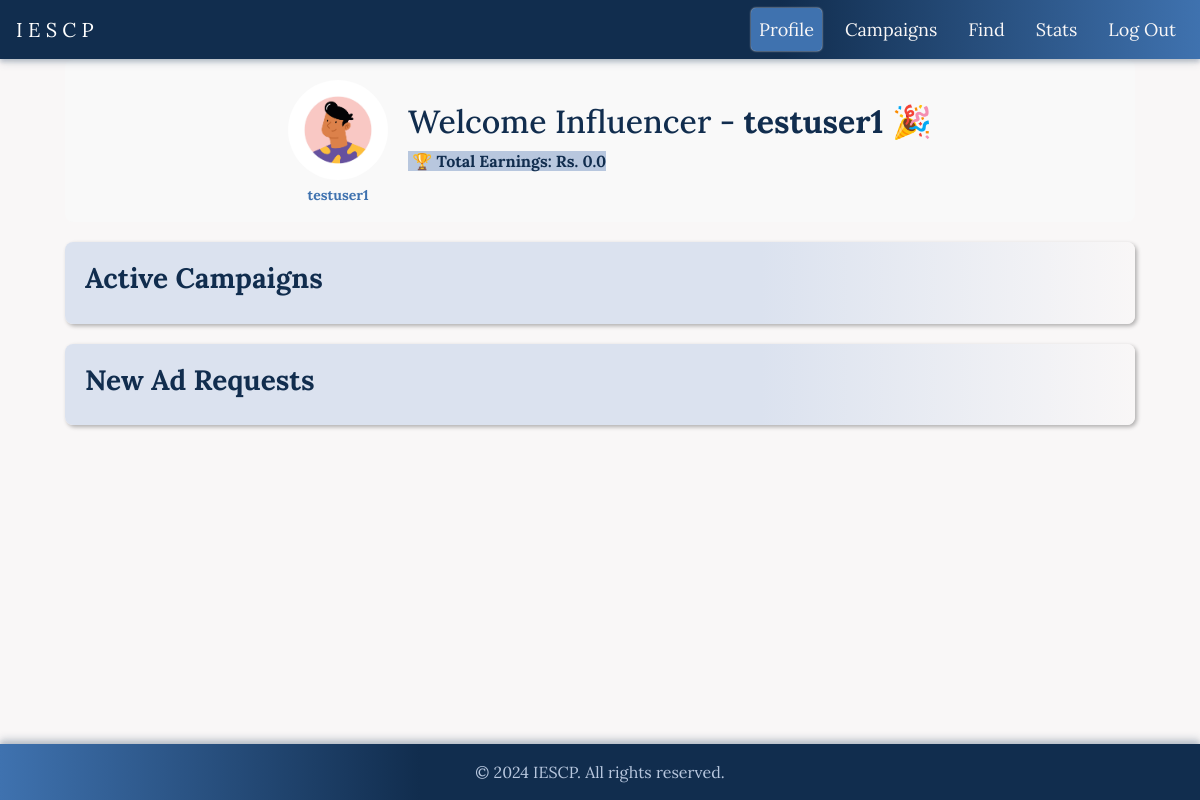
The app's page /influencer/dashboard (signed in), older data.
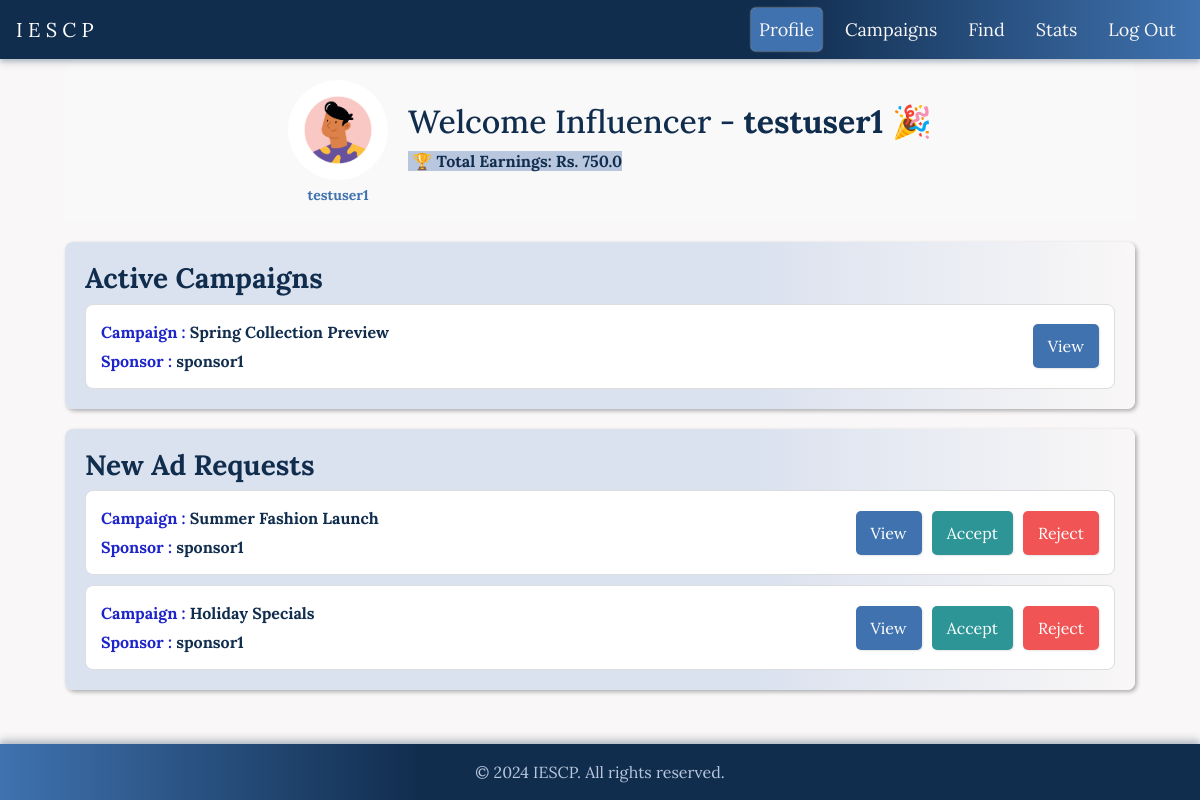
The same page, newer data.
### app/models.py (models this page shows, shortened)
class User(db.Model):
    id = db.Column(db.Integer, primary_key=True)
    username = db.Column(db.String(64), unique=True, nullable=False)
    email = db.Column(db.String(120), unique=True, nullable=False)
    password_hash = db.Column(db.String(128))
    role = db.Column(db.String(64), nullable=False)  # 'admin', 'sponsor', 'influencer'
    campaigns = db.relationship('Campaign', backref='sponsor', lazy=True)
    ad_requests = db.relationship('AdRequest', backref='influencer', lazy=True)

class AdRequest(db.Model):
    id = db.Column(db.Integer, primary_key=True)
    campaign_id = db.Column(db.Integer, db.ForeignKey('campaign.id'), nullable=False)
    influencer_id = db.Column(db.Integer, db.ForeignKey('user.id'), nullable=False)
    messages = db.Column(db.Text, nullable=True)
    requirements = db.Column(db.Text, nullable=False)
    payment_amount = db.Column(db.Float, nullable=False)
    status = db.Column(db.String(10), nullable=False)  # 'Pending', 'Accepted', 'Rejected'

class Campaign(db.Model):
    id = db.Column(db.Integer, primary_key=True)
    name = db.Column(db.String(64), nullable=False)
    description = db.Column(db.Text, nullable=False)
    start_date = db.Column(db.DateTime, default=datetime.utcnow)
    end_date = db.Column(db.DateTime)
    budget = db.Column(db.Float, nullable=False)
    visibility = db.Column(db.String(10), nullable=False)  # 'public' or 'private'
    goals = db.Column(db.Text, nullable=False)
    sponsor_id = db.Column(db.Integer, db.ForeignKey('user.id'), nullable=False)
    ad_requests = db.relationship('AdRequest', backref='campaign', lazy=True)

### app/routes.py (the view)
@app.route('/influencer/dashboard')
def influencer_dashboard():
    user_id = session.get('user_id')  # Assuming user_id is stored in session after login
    user = User.query.get(user_id)
    if not user or user.role != 'influencer':
        return redirect(url_for('login'))
    ad_requests = db.session.query(
        AdRequest, Campaign, User.username.label('sponsor_name')
    ).join(Campaign, AdRequest.campaign_id == Campaign.id
    ).join(User, Campaign.sponsor_id == User.id
    ).filter(
        AdRequest.influencer_id == user_id
    ).all()
    active_campaigns = []
    campaign_requests = []
    completed = []
    current_date = datetime.utcnow()
    for ad_request, campaign, sponsor_name in ad_requests:
        if ad_request.status in ['Accepted']:
            active_campaigns.append((ad_request, campaign, sponsor_name))
        if ad_request.status in ['Pending']:
            campaign_requests.append((ad_request, campaign, sponsor_name))
        else:
            completed.append((ad_request, campaign, sponsor_name))
    total_earnings = db.session.query(db.func.sum(AdRequest.payment_amount)).filter_by(
        influencer_id=user_id,
        status='Completed'
    ).scalar() or 0.0
    return render_template('influencer_dashboard.html',
                           username=user.username,
                           active_campaigns=active_campaigns,
                           campaign_requests=campaign_requests,
                           total_earnings=total_earnings,
                           title='Influencer Dashboard',
                           active_page='profile')

### app/templates/influencer_dashboard.html (shortened to what this page needs)
{% extends "navbar_after_login.html" %}
{% block styles %}
  <link rel="stylesheet" href="{{ url_for('static', filename='/css/influencer_dashboard.css') }}">
{% endblock %}
{% block content %}
<div class="dashboard">
    <div class="profile-section">
        <div class="avatar-container">
            <div class="avatar">
                <img src="{{ url_for('static', filename='/images/influencer.jpg') }}" alt="Profile">
            </div>
            <p class="role-tag"><a href="#" id="profile-link" data-toggle="modal" data-target="#profileModal" data-user_id="{{session['user_id']}}"><b>{{username}}</b></a></p>
        </div>
        <div class="welcome-text">
            <h2>Welcome Influencer - <b>{{username}}</b> <span class="party-popper">🎉</span></h2>
            <div class="earnings-box">
                <p><span class="highlight">&nbsp;🏆 Total Earnings: <b>Rs. {{ total_earnings }} </span></b></p>
            </div>
        </div>
    </div>
    <div class="campaign-section">
        <h3>Active Campaigns</h3>
        <div class="campaign-list">
            {% for ad_request, campaign, sponsor_name in active_campaigns %}
                <div class="campaign-tab">
                    <div class="campaign-info">
                        <span><strong style="color:#1D24CA">Campaign : </strong> <b>{{ campaign.name }}</b></span>
                        <span><strong style="color:#1D24CA">Sponsor : </strong> <b>{{ sponsor_name }}</b></span>
                    </div>
                    <div class="campaign-actions">
                        <button class="btn btn-view" data-toggle="modal" data-target="#campaignModal"
                                data-campaign-name="{{ campaign.name }}"
                                data-sponsor-name="{{sponsor_name}}"
                                data-campaign-description="{{ campaign.description }}"
                                data-campaign-requirements="{{ ad_request.requirements }}"
                                data-campaign-payment="{{ ad_request.payment_amount }}"
                                data-campaign-status="{{ ad_request.status }}"
                                data-campaign-messages="{{ ad_request.messages }}">View</button>
                    </div>
                </div>
            {% endfor %}
        </div>
    </div>
    <div class="request-section">
        <h3>New Ad Requests</h3>
        <div class="request-list">
            {% for ad_request, campaign, sponsor_name in campaign_requests %}
                <div class="request-tab">
                    <div class="request-info">
                        <span><strong style="color:#1D24CA">Campaign : </strong> <b>{{ campaign.name }}</b></span>
                        <span><strong style="color:#1D24CA">Sponsor : </strong> <b>{{ sponsor_name }}</b></span>
                    </div>
                    <div class="request-actions">
                        <button class="btn btn-view" data-toggle="modal" data-target="#adModal"
                                data-campaign-name="{{ campaign.name }}"
                                data-sponsor-name="{{sponsor_name}}"
                                data-campaign-description="{{ campaign.description }}"
                                data-campaign-requirements="{{ ad_request.requirements }}"
                                data-campaign-payment="{{ ad_request.payment_amount }}">View</button>
                        <button class="btn btn-accept" data-ad-request-id="{{ ad_request.id }}">Accept</button>
                        <button class="btn btn-reject" data-ad-request-id="{{ ad_request.id }}">Reject</button>
                    </div>
                </div>
            {% endfor %}
        </div>
    </div>
</div>
{% endblock %}

### app/templates/navbar_after_login.html (shortened to what this page needs)
<!doctype html>
<html lang="en">
  <head>
    <link rel="stylesheet" href="https://stackpath.bootstrapcdn.com/bootstrap/4.3.1/css/bootstrap.min.css">
    <link rel="stylesheet" href="{{ url_for('static', filename='css/styles.css') }}">
    <link rel="stylesheet" href="{{ url_for('static', filename='/css/navbar_styles.css') }}">
    {% block styles %}{% endblock %}
  </head>
  <body>
    <nav class="navbar navbar-expand-md navbar-dark">
        <a class="navbar-brand" href="/">I E S C P</a>
        <div class="collapse navbar-collapse" id="navbarCollapse">
            <ul class="navbar-nav ml-auto">
                <li class="nav-item{% if active_page == 'profile' %}-active{% endif %}">
                    <a class="nav-link" href="{{ url_for('influencer_dashboard') }}">Profile</a>
                </li>
                <li class="nav-item{% if active_page == 'campaigns' %}-active{% endif %}">
                    <a class="nav-link" href=#>Campaigns</a>
                </li>
                <li class="nav-item{% if active_page == 'find' %}-active{% endif %}">
                    <a class="nav-link" href=#>Find</a>
                </li>
                <li class="nav-item{% if active_page == 'stats' %}-active{% endif %}">
                    <a class="nav-link" href=#>Stats</a>
                </li>
                <li class="nav-item" id="logout">
                    <a class="nav-link" href="{{ url_for('logout') }}">Log Out</a>
                </li>
            </ul>
        </div>
    </nav>
    <main role="main" class="container" style="margin-top: 40px;">
      {% block content %}
      {% endblock %}
    </main>
  </body>
  <footer class="footer mt-auto py-3">
    <div class="container">
        <span class="text-muted">&copy; 2024 IESCP. All rights reserved.</span>
    </div>
</footer>
</html>

### app/static/css/styles.css (style rules this page uses)
body { display: flex; flex-direction: column; min-height: 100vh; margin: 0; background-color: #F9F7F7; color: #112D4E; font-family: Lora, serif; }
h1, h2, h3, h4, h5, h6 { color: #112D4E; }
a { color: #3F72AF; }
.navbar { background-color: rgba(17, 45, 78, 0.95); box-shadow: 0 3px 4px rgba(17, 45, 78, 0.2), 0 5px 8px rgba(17, 45, 78, 0.1); background-image: linear-gradient(to right, #112D4E 65%, #3F72AF); position: fixed; top: 0; z-index: 1000; width: 100%; }
.navbar-nav .nav-link { color: #F9F7F7; }
.navbar-dark .navbar-nav .nav-link { color: #F9F7F7 !important; }
.highlight { color: #112D4E; font-weight: bold; background-color: #B8C7DE; padding: 0.1px; }

### app/static/css/navbar_styles.css (style rules this page uses)
.navbar-nav .nav-item { margin-right: 15px; font-size: large; }
.navbar-nav .nav-item-active { margin-right: 15px; font-size: large; background-color: #3F72AF; border-radius: 5px; box-shadow: 0px 0px 2px #F9F7F7; }
.navbar-nav .nav-item:last-child { margin-right: 0; }

### app/static/css/influencer_dashboard.css (style rules this page uses)
.dashboard { display: flex; flex-direction: column; gap: 20px; padding: 20px; }
.profile-section { display: flex; align-items: center; justify-content: center; gap: 20px; background-color: #f9f9f9; border-radius: 8px; padding-top: 20px; padding-left: 20px; }
.avatar-container { display: flex; flex-direction: column; align-items: center; }
.avatar { width: 100px; height: 100px; border-radius: 50%; overflow: hidden; }
.avatar img { width: 100%; height: 100%; object-fit: cover; }
.role-tag { font-size: 14px; color: #666; margin-top: 5px; text-align: center; }
.welcome-text h2 { margin-top: -10px; }
.campaign-section { background-image: linear-gradient(to right,#DBE2EF 65%,#F9F7F7 ); box-shadow: 2px 2px 4px rgb(0,0,0,0.3); }
.request-section { background-image: linear-gradient(to right,#DBE2EF 65%,#F9F7F7 ); box-shadow: 2px 2px 4px rgb(0,0,0,0.3); }
.campaign-list, .request-list { display: flex; flex-direction: column; gap: 10px; }
.campaign-tab, .request-tab { display: flex; justify-content: space-between; align-items: center; background-color: #fff; padding: 15px; border-radius: 8px; border: 1px solid #ddd; }
.campaign-info, .request-info { display: flex; flex-direction: column; gap: 5px; }
.campaign-actions, .request-actions { display: flex; gap: 10px; }
.campaign-actions .btn, .request-actions .btn { margin-left: auto; }
.btn { padding: 10px 15px; border: none; border-radius: 5px; cursor: pointer; }
.btn-view { background-color: #3F72AF; color: #fff; box-shadow: 1px 1px 2px rgb(0,0,0,0.1); }
.btn-accept { background-color: #2D9596; color: #fff; box-shadow: 1px 1px 2px rgb(0,0,0,0.1); }
.btn-reject { background-color: #F05454; color: #fff; box-shadow: 1px 1px 2px rgb(0,0,0,0.1); }
.party-popper { display: inline-block; animation: wave 2s infinite; transform-origin: 70% 70%; }
.earnings-box { background-color: transparent; text-align: left; }

Row changes from the older to the newer data that the page shows:
added AdRequest: name "Spring Collection Preview", username "sponsor1", shown under "Active Campaigns"
added AdRequest: name "Summer Fashion Launch", username "sponsor1", shown under "New Ad Requests"
added AdRequest: name "Holiday Specials", username "sponsor1", shown under "New Ad Requests"
Text that changed along with them:
{{ total_earnings }}: "0.0" → "750.0"
